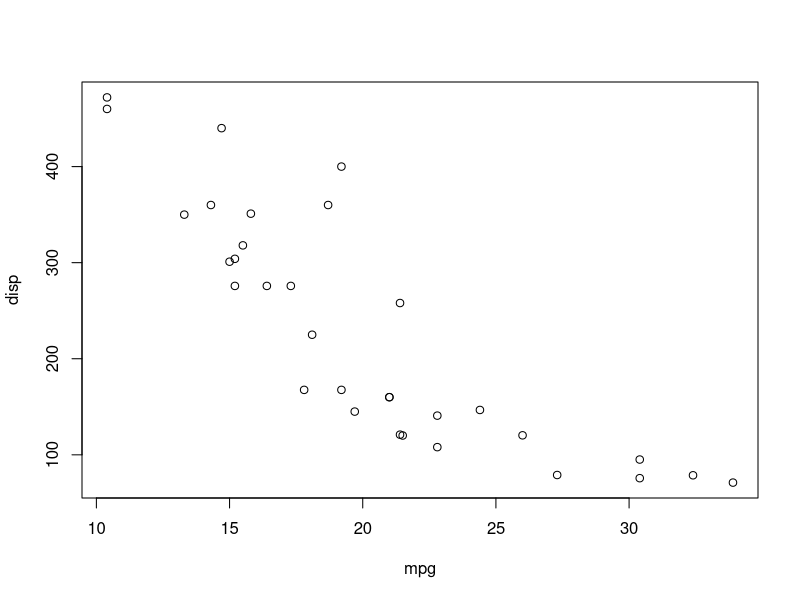
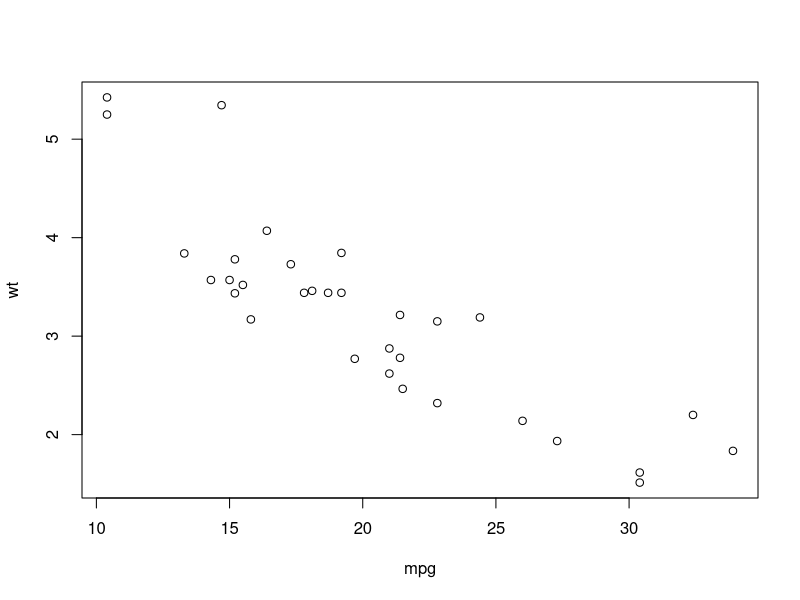
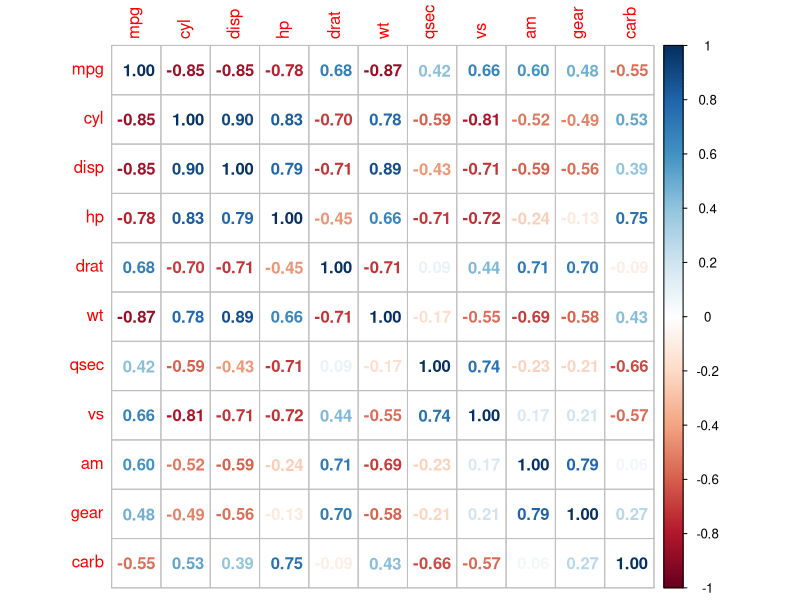
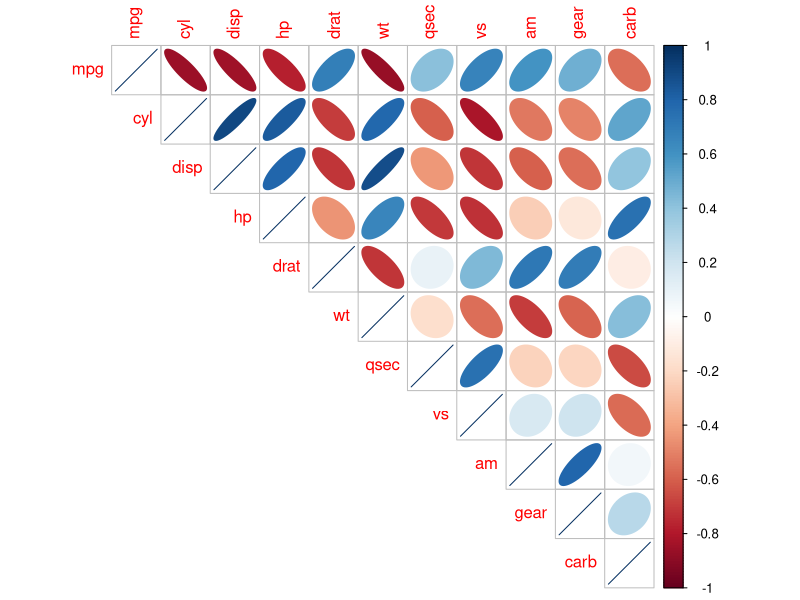
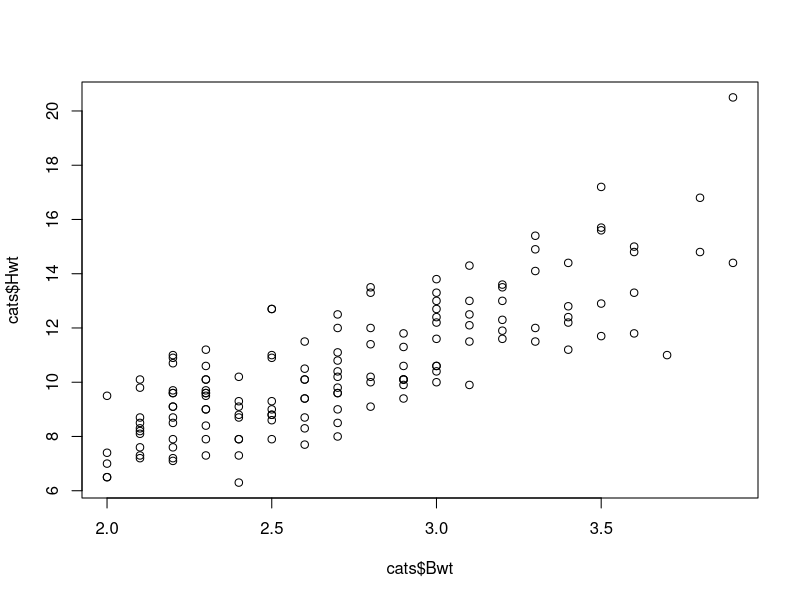
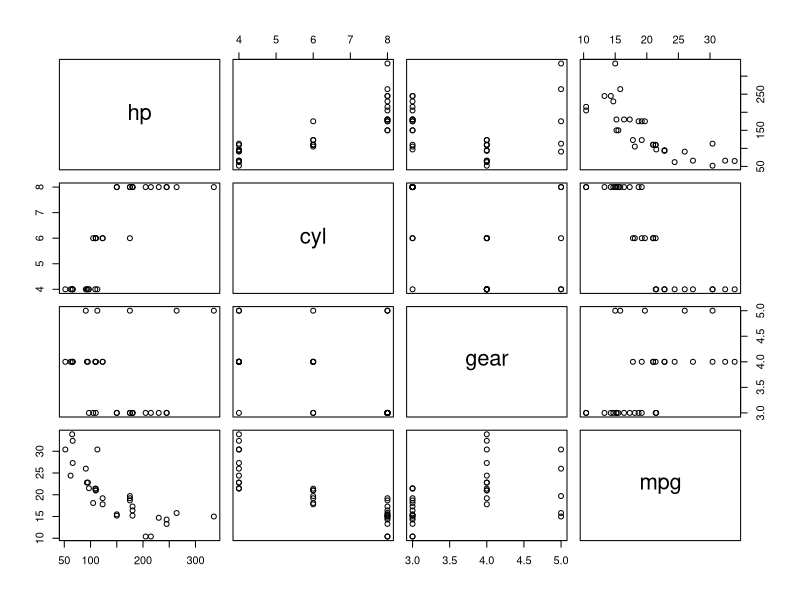

Recreate these plots in R, in order.
height <- c(84.1, 79.5, 90.9, 95.5, 86.4, 88.6, 68.2, 77.3, 81.8, 79.5)
weight <- c(185.4, 180.3, 190.5, 182.9, 182.9, 190.5, 170.2, 175.3, 180.3, 175.3)

cor(height, weight)

attach(mtcars)
str(mtcars)

# Correlation
cor(mpg, disp)
cor(mpg, wt)

# Scatterplot
plot(mpg, disp)
plot(mpg, wt)

# Test correlation
cor.test(mpg, disp)

# Saving correlation matrix into a table
table_cor_mtcars <- cor(mtcars)
table_cor_mtcars

install.packages("corrplot")
library(corrplot)
corrplot(table_cor_mtcars, method="number")
corrplot(table_cor_mtcars, method="ellipse", type="upper")

# LAB10
# PART 1 - CORRELATION ANALYSIS - USING cats DATASET
# The cats dataset provides information on a sample of domestic cats anatomical data
# and given as part of the MASS package1. The catsdataset contains the following
# attributes:
#   1. Sex sex: Factor with levels F and M.
#   2. Bwt body weight in kg.
#   3. Hwt heart weight in g.

# 1. Install and load the MASS package, then store the cats dataset into a dataframe
# structure called cats.

library(MASS)
data(cats)
str(cats)

# 2. Display a scatter plot to show the relationship of the heart weight against the
# body weight.

plot(cats$Bwt, cats$Hwt)

# 3. Use cor() function to calculate the correlation coefficient for the body weights
# (in kilograms) and heart weights (in grams) given in cats dataset.

cor(cats$Bwt, cats$Hwt,method="pearson")

# 4. Use the mathematical expression to calculate the correlation coefficient for the
# body weights (in kilograms) and heart weights (in grams) given in cats dataset.

x <- cats$Bwt
y <- cats$Hwt
sum((x-mean(x))*(y-mean(y)))/((length(x)-1)*sd(x)*sd(y))

# 5. Describe the relationship between the body weights (in kilograms) and heart weights
# (in grams) in terms of strength and direction.

# STRONG POSITIVE CORRELATION

# 6. Based on the strength of the correlation, can we conclude there is a causal
# relationship between the two variables? Why or why not?

# NO-- CORRELATION DOES NOT IMPLY CAUSATION

# 7. Use the cov() function to find the covariance of the body weights and heart weights.
# What is the mathematical relationship between the Covariance and Correlation?

covariance = cov(cats$Bwt, cats$Hwt, method="pearson")
correlation = covariance / (sd(x)*sd(y))

# 8. What is the mathematical relationship between the correlation coefficient and the
# slope of the best fitted line between two continuous variables. Give an
# illustrative example.

slmodel <- lm(cats$Hwt~cats$Bwt, data=cats)
slmodel
cor(cats$Bwt, cats$Hwt, method="pearson") * sd(cats$Hwt) / sd(cats$Bwt)
# multiply by y (dependent) divided by x(independent)


# PART 2 - CORRELATION ANALYSIS - USING mtcars DATASET
# The mtcars data was extracted from the 1974 Motor Trend US magazine2, and comprises
# fuel consumption and 10 aspects of automobile design and performance for 32 automobiles
# (1973-74 models). The mtcars dataset contains the following attributes:
#   1. mpg Miles/gallon
#   2. cyl Number of cylinders
#   3. disp Displacement (cu.in.)
#   4. hp Gross horsepower
#   5. drat Rear axle ratio
#   6. wt Weight (1000 lbs)
#   7. qsec 1/4 mile time
#   8. vs Engine (0 = V-shaped, 1 = straight)
#   9. am Transmission (0 = automatic, 1 = manual)
#   10. gear Number of forward gears
#   11. carb Number of carburetors

# 1. Load the mtcars dataset using the data() function, then use the summary() function
# to summarize the statistics of the respective attributes.
data(mtcars)
summary(mtcars)

# 2. Use the pairs() function to create a Scatter Plot matrix for the following variables,
# then record the patterns you observe.
#   (a) hp Gross horsepower
#   (b) cyl Number of cylinders
#   (c) gear Number of forward gears
#   (d) mpg Miles/gallon
vars <- c("hp", "cyl", "gear", "mpg")
pairs(mtcars[vars])

# 3. Find the correlation coefficient for the Number of Cylinders cyl and the Gross
# horse-power hp. Is there a significant positive correlation?
cor(mtcars$cyl, mtcars$hp, method="pearson")
cor(mtcars$cyl, mtcars$hp, method="spearman")
# YES-- Strong positive correlation

# 4. Find the correlation coefficient for the Miles/gallon mpg and the Gross horsepower
# hp.Is there a significant negative correlation?
cor(mtcars$mpg, mtcars$hp, method="pearson")
cor(mtcars$mpg, mtcars$hp, method="spearman")
# YES-- Strong negative correlation